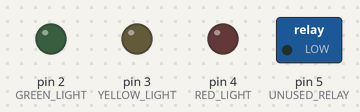
Bench run of a sketch on a simulated Arduino Uno, built with avr-gcc and run on an emulated ATmega328P. Parts: switched loads named in the sketch (green lamp = pin HIGH), output pins drawn as LEDs (lit = HIGH).

Above: at 0.1 s.
At 8.6 s:
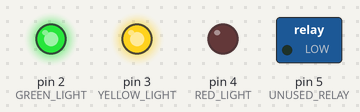
At 11.6 s:
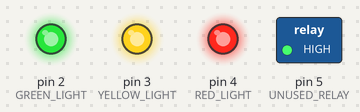
At 18.1 s:
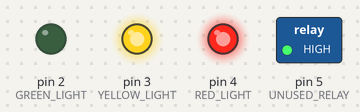
At 28.1 s:
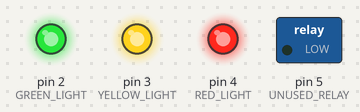
At 37.6 s:
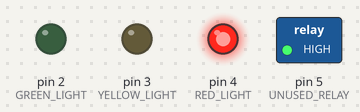
Timing chart, 0 to 40.0 s (numbered marks = the images above):
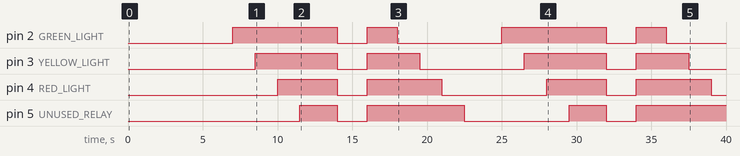

Measured:
- by itself, pin 2 (GREEN_LIGHT): LOW → HIGH at 7.0 s, → LOW 7.0 s later, → HIGH 2.0 s later, → LOW 2.0 s later, … (8 changes in this stretch)
- by itself, pin 3 (YELLOW_LIGHT): LOW → HIGH at 8.5 s, → LOW 5.5 s later, → HIGH 2.0 s later, → LOW 3.5 s later, … (8 changes in this stretch)
- by itself, pin 4 (RED_LIGHT): LOW → HIGH at 10.0 s, → LOW 4.0 s later, → HIGH 2.0 s later, → LOW 5.0 s later, … (8 changes in this stretch)
- by itself, pin 5 (UNUSED_RELAY): goes HIGH 2.5 s, LOW 2.0 s, HIGH 6.5 s, LOW 7.0 s, HIGH 2.5 s, LOW 2.0 s, then HIGH

The sketch:

write_to_relays.ino
```cpp
#define GREEN_LIGHT 2
#define YELLOW_LIGHT 3
#define RED_LIGHT 4
#define UNUSED_RELAY 5

#define DEBUG 1

void setup() {
 pinMode(GREEN_LIGHT, OUTPUT);
 pinMode(YELLOW_LIGHT, OUTPUT);
 pinMode(RED_LIGHT, OUTPUT);
 pinMode(UNUSED_RELAY, OUTPUT);
}

void loop() {
  Serial.println("Entering sequence.");
  turn_relay_on(GREEN_LIGHT);
  delay(1500);
  turn_relay_on(YELLOW_LIGHT);
  delay(1500);
  turn_relay_on(RED_LIGHT);
  delay(1500);
  turn_relay_on(UNUSED_RELAY);
  delay(2500);
  turn_relay_off(GREEN_LIGHT);
  delay(1500);
  turn_relay_off(YELLOW_LIGHT);
  delay(1500);
  turn_relay_off(RED_LIGHT);
  delay(1500);
  turn_relay_off(UNUSED_RELAY);
  delay(2500);
  turn_all_on();
  delay(2000);
  turn_all_off();
  delay(2000);
  Serial.println("Exiting.");
}
```

quad_relay_adapter.ino
```cpp
void turn_relay_on(int pin) {
  digitalWrite(pin, LOW);
}

void turn_relay_off(int pin) {
  digitalWrite(pin, HIGH);
}

void turn_all_on() {
  turn_relay_on(GREEN_LIGHT);
  turn_relay_on(YELLOW_LIGHT);
  turn_relay_on(RED_LIGHT);
  turn_relay_on(UNUSED_RELAY);
}

void turn_all_off() {
  turn_relay_off(GREEN_LIGHT);
  turn_relay_off(YELLOW_LIGHT);
  turn_relay_off(RED_LIGHT);
  turn_relay_off(UNUSED_RELAY);
}
```
